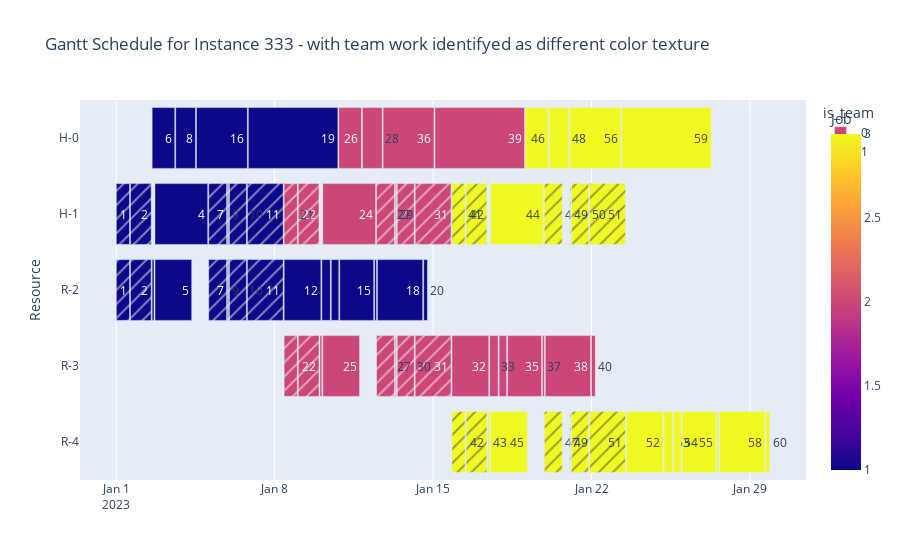

The code cell stored with this chart in its notebook:
### Code cell
df_team_cat = prepare_resources.add_resource_type(df_team, instance)
gantt.plot_gantt_chart_with_teams(df_team_cat, instance_number)

### Figure 1 — Plotly figure (JSON) as saved in the notebook; plotly's stock layout.template omitted (floating-point values rounded to 4 significant figures)
{"data": [{"alignmentgroup": "True", "base": ["2023-01-23T08:00:00", "2023-01-02T14:00:00", "2023-01-03T15:00:00", "2023-01-04T13:00:00", "2023-01-06T20:00:00", "2023-01-10T20:00:00", "2023-01-21T01:00:00", "2023-01-12T19:00:00", "2023-01-15T02:00:00", "2023-01-19T02:00:00", "2023-01-20T03:00:00", "2023-01-11T21:00:00", "2023-01-17T13:00:00", "2023-01-10T03:00:00", "2023-01-02T17:00:00", "2023-01-02T14:00:00", "2023-01-02T17:00:00", "2023-01-08T10:00:00", "2023-01-10T02:00:00", "2023-01-10T12:00:00", "2023-01-10T21:00:00", "2023-01-12T10:00:00", "2023-01-14T14:00:00", "2023-01-12T13:00:00", "2023-01-15T20:00:00", "2023-01-10T00:00:00", "2023-01-10T03:00:00", "2023-01-17T22:00:00", "2023-01-18T07:00:00", "2023-01-17T12:00:00", "2023-01-19T23:00:00", "2023-01-22T00:00:00", "2023-01-19T20:00:00", "2023-01-26T00:00:00", "2023-01-17T13:00:00", "2023-01-23T13:00:00", "2023-01-25T05:00:00", "2023-01-25T15:00:00", "2023-01-27T13:00:00", "2023-01-29T17:00:00", "2023-01-27T16:00:00", "2023-01-17T10:00:00"], "customdata": [[59], [6], [8], [16], [19], [26], [56], [36], [39], [46], [48], [28], [44], [24], [4], [3], [5], [12], [13], [14], [15], [17], [20], [18], [32], [23], [25], [34], [35], [33], [38], [40], [37], [55], [45], [52], [53], [54], [57], [60], [58], [43]], "hovertemplate": "is_team=0<br>Start=%{base}<br>Finish=%{x}<br>Resource=%{y}<br>Task=%{customdata[0]}<br>Job=%{marker.color}<extra></extra>", "legendgroup": "0", "marker": {"color": [3, 1, 1, 1, 1, 2, 3, 2, 2, 3, 3, 2, 3, 2, 1, 1, 1, 1, 1, 1, 1, 1, 1, 1, 2, 2, 2, 2, 2, 2, 2, 2, 2, 3, 3, 3, 3, 3, 3, 3, 3, 3], "coloraxis": "coloraxis", "pattern": {"shape": ""}}, "name": "0", "offsetgroup": "0", "orientation": "h", "showlegend": true, "text": [59, 6, 8, 16, 19, 26, 56, 36, 39, 46, 48, 28, 44, 24, 4, 3, 5, 12, 13, 14, 15, 17, 20, 18, 32, 23, 25, 34, 35, 33, 38, 40, 37, 55, 45, 52, 53, 54, 57, 60, 58, 43], "textposition": "auto", "type": "bar", "x": [342000000, 86400000, 75600000, 194400000, 342000000, 86400000, 194400000, 194400000, 342000000, 86400000, 75600000, 75600000, 201600000, 201600000, 201600000, 7200000, 140400000, 140400000, 32400000, 28800000, 129600000, 7200000, 14400000, 172800000, 140400000, 7200000, 140400000, 28800000, 129600000, 32400000, 172800000, 14400000, 7200000, 129600000, 140400000, 140400000, 32400000, 28800000, 7200000, 14400000, 172800000, 7200000], "xaxis": "x", "y": ["H-0", "H-0", "H-0", "H-0", "H-0", "H-0", "H-0", "H-0", "H-0", "H-0", "H-0", "H-0", "H-1", "H-1", "H-1", "R-2", "R-2", "R-2", "R-2", "R-2", "R-2", "R-2", "R-2", "R-2", "R-3", "R-3", "R-3", "R-3", "R-3", "R-3", "R-3", "R-3", "R-3", "R-4", "R-4", "R-4", "R-4", "R-4", "R-4", "R-4", "R-4", "R-4"], "yaxis": "y"}, {"alignmentgroup": "True", "base": ["2023-01-19T22:00:00", "2023-01-06T19:00:00", "2023-01-06T00:00:00", "2023-01-05T22:00:00", "2023-01-05T02:00:00", "2023-01-01T15:00:00", "2023-01-01T00:00:00", "2023-01-21T22:00:00", "2023-01-21T03:00:00", "2023-01-21T01:00:00", "2023-01-16T11:00:00", "2023-01-15T20:00:00", "2023-01-13T10:00:00", "2023-01-13T08:00:00", "2023-01-12T12:00:00", "2023-01-09T01:00:00", "2023-01-08T10:00:00", "2023-01-14T05:00:00", "2023-01-01T15:00:00", "2023-01-06T19:00:00", "2023-01-01T00:00:00", "2023-01-06T00:00:00", "2023-01-05T22:00:00", "2023-01-05T02:00:00", "2023-01-14T05:00:00", "2023-01-13T08:00:00", "2023-01-13T10:00:00", "2023-01-08T10:00:00", "2023-01-09T01:00:00", "2023-01-12T12:00:00", "2023-01-21T03:00:00", "2023-01-15T20:00:00", "2023-01-16T11:00:00", "2023-01-19T22:00:00", "2023-01-21T01:00:00", "2023-01-21T22:00:00"], "customdata": [[47], [11], [10], [9], [7], [2], [1], [51], [50], [49], [42], [41], [30], [29], [27], [22], [21], [31], [2], [11], [1], [10], [9], [7], [31], [29], [30], [21], [22], [27], [50], [41], [42], [47], [49], [51]], "hovertemplate": "is_team=1<br>Start=%{base}<br>Finish=%{x}<br>Resource=%{y}<br>Task=%{customdata[0]}<br>Job=%{marker.color}<extra></extra>", "legendgroup": "1", "marker": {"color": [3, 1, 1, 1, 1, 1, 1, 3, 3, 3, 3, 3, 2, 2, 2, 2, 2, 2, 1, 1, 1, 1, 1, 1, 2, 2, 2, 2, 2, 2, 3, 3, 3, 3, 3, 3], "coloraxis": "coloraxis", "pattern": {"shape": "/"}}, "name": "1", "offsetgroup": "1", "orientation": "h", "showlegend": true, "text": [47, 11, 10, 9, 7, 2, 1, 51, 50, 49, 42, 41, 30, 29, 27, 22, 21, 31, 2, 11, 1, 10, 9, 7, 31, 29, 30, 21, 22, 27, 50, 41, 42, 47, 49, 51], "textposition": "auto", "type": "bar", "x": [68400000, 136800000, 64800000, 3600000, 68400000, 79200000, 50400000, 136800000, 64800000, 3600000, 79200000, 50400000, 64800000, 3600000, 68400000, 79200000, 50400000, 136800000, 79200000, 136800000, 50400000, 64800000, 3600000, 68400000, 136800000, 3600000, 64800000, 50400000, 79200000, 68400000, 64800000, 50400000, 79200000, 68400000, 3600000, 136800000], "xaxis": "x", "y": ["H-1", "H-1", "H-1", "H-1", "H-1", "H-1", "H-1", "H-1", "H-1", "H-1", "H-1", "H-1", "H-1", "H-1", "H-1", "H-1", "H-1", "H-1", "R-2", "R-2", "R-2", "R-2", "R-2", "R-2", "R-3", "R-3", "R-3", "R-3", "R-3", "R-3", "R-4", "R-4", "R-4", "R-4", "R-4", "R-4"], "yaxis": "y"}], "layout": {"barmode": "overlay", "coloraxis": {"colorbar": {"title": {"text": "Job"}}, "colorscale": [[0, "#0d0887"], [0.1111, "#46039f"], [0.2222, "#7201a8"], [0.3333, "#9c179e"], [0.4444, "#bd3786"], [0.5556, "#d8576b"], [0.6667, "#ed7953"], [0.7778, "#fb9f3a"], [0.8889, "#fdca26"], [1, "#f0f921"]]}, "legend": {"title": {"text": "is_team"}, "tracegroupgap": 0}, "title": {"text": "Gantt Schedule for Instance 333 - with team work identifyed as different color texture"}, "xaxis": {"anchor": "y", "domain": [0, 1], "type": "date"}, "yaxis": {"anchor": "x", "autorange": "reversed", "domain": [0, 1], "title": {"text": "Resource"}}}}
